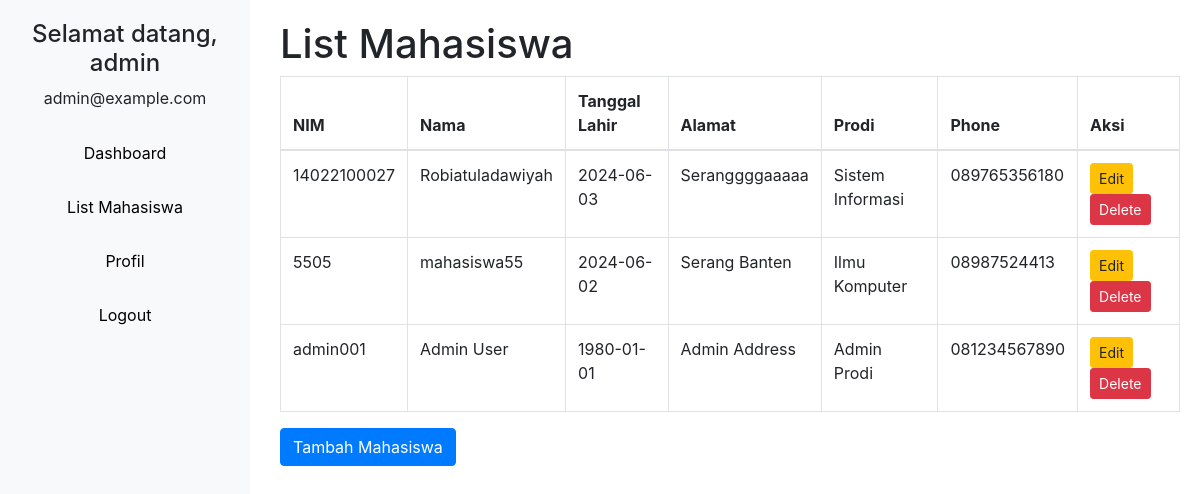
/list_mahasiswa.php (signed in), run on the app's committed database.
### tables this page shows
CREATE TABLE `profil` (
  `nim` varchar(20) NOT NULL,
  `nama` varchar(100) DEFAULT NULL,
  `tgl_lahir` date DEFAULT NULL,
  `alamat` varchar(100) DEFAULT NULL,
  `prodi` varchar(50) DEFAULT NULL,
  `phone` varchar(15) DEFAULT NULL
);

### list_mahasiswa.php (the view, shortened to what this page needs)
<?php
include 'config.php';
$sql = "SELECT * FROM profil";
$result = $conn->query($sql);
?>
<!DOCTYPE html>
<html lang="en">
<head>
    <link rel="stylesheet" href="bootstrap-4.5.3-dist/css/bootstrap.min.css"></link>
</head>
<body>
<div class="sidebar">
    <h4 class="text-center">Selamat datang, <?php echo $_SESSION['username']; ?></h4>
    <p class="text-center"><?php echo $_SESSION['email']; ?></p>
    <a href="dashboard.php">Dashboard</a>
    <a href="list_mahasiswa.php">List Mahasiswa</a>
    <a href="profil.php">Profil</a>
    <a href="logout.php">Logout</a>
</div>
<div class="main-content">
    <h1>List Mahasiswa</h1>
    <table class="table table-bordered">
        <thead>
            <tr>
                <th>NIM</th>
                <th>Nama</th>
                <th>Tanggal Lahir</th>
                <th>Alamat</th>
                <th>Prodi</th>
                <th>Phone</th>
                <th>Aksi</th>
            </tr>
        </thead>
        <tbody>
            <?php
            if ($result->num_rows > 0) {
                while ($row = $result->fetch_assoc()) {
                    echo "<tr>";
                    echo "<td>".$row["nim"]."</td>";
                    echo "<td>".$row["nama"]."</td>";
                    echo "<td>".$row["tgl_lahir"]."</td>";
                    echo "<td>".$row["alamat"]."</td>";
                    echo "<td>".$row["prodi"]."</td>";
                    echo "<td>".$row["phone"]."</td>";
                    echo "<td><a href='edit_mahasiswa.php?nim=".$row["nim"]."' class='btn btn-warning btn-sm'>Edit</a> <a href='delete_mahasiswa.php?nim=".$row["nim"]."' class='btn btn-danger btn-sm'>Delete</a></td>";
                    echo "</tr>";
                }
            } else {
                echo "<tr><td colspan='7'>Tidak ada data mahasiswa</td></tr>";
            }
            ?>
        </tbody>
    </table>
    <a href="add_mahasiswa.php" class="btn btn-primary">Tambah Mahasiswa</a>
</div>
</body>
</html>

### list_mahasiswa.php (style rules this page uses)
.sidebar { height: 100%; width: 250px; position: fixed; top: 0; left: 0; background-color: #f8f9fa; padding-top: 20px; }
.sidebar a { padding: 15px; text-align: center; display: block; color: black; text-decoration: none; }
.main-content { margin-left: 260px; padding: 20px; }

### data on the page
profil: nim "14022100027", nama "Robiatuladawiyah", tgl_lahir "2024-06-03", alamat "Seranggggaaaaa", prodi "Sistem Informasi", phone "089765356180"
profil: nim "5505", nama "mahasiswa55", tgl_lahir "2024-06-02", alamat "Serang Banten", prodi "Ilmu Komputer", phone "08987524413"
profil: nim "admin001", nama "Admin User", tgl_lahir "1980-01-01", alamat "Admin Address", prodi "Admin Prodi", phone "081234567890"

### other printed values
$_SESSION['username'] "admin"
$_SESSION['email'] "admin@example.com"
